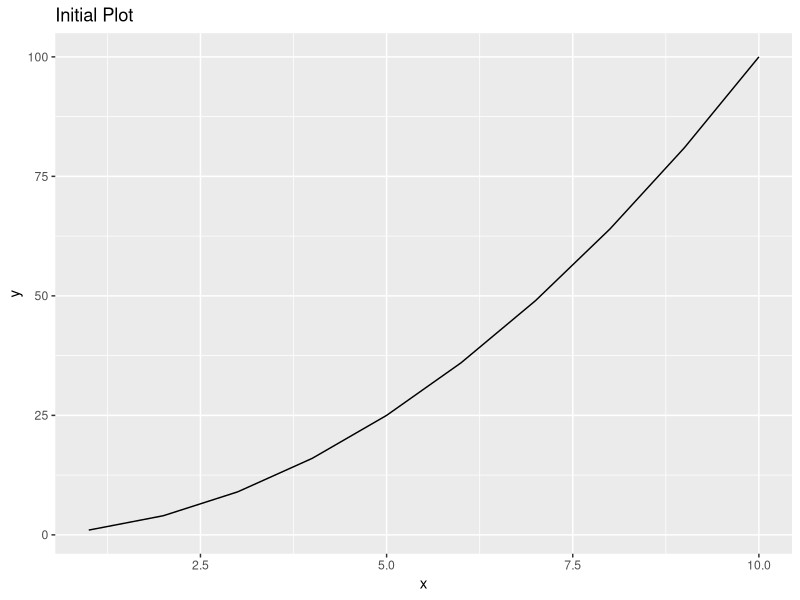

The R script that drew this image:
# analysis.R

# Load libraries
library(ggplot2)

# Generate a basic plot
plot_data <- data.frame(x = 1:10, y = (1:10)^2)
ggplot(plot_data, aes(x = x, y = y)) +
  geom_line() +
  ggtitle("Initial Plot")
